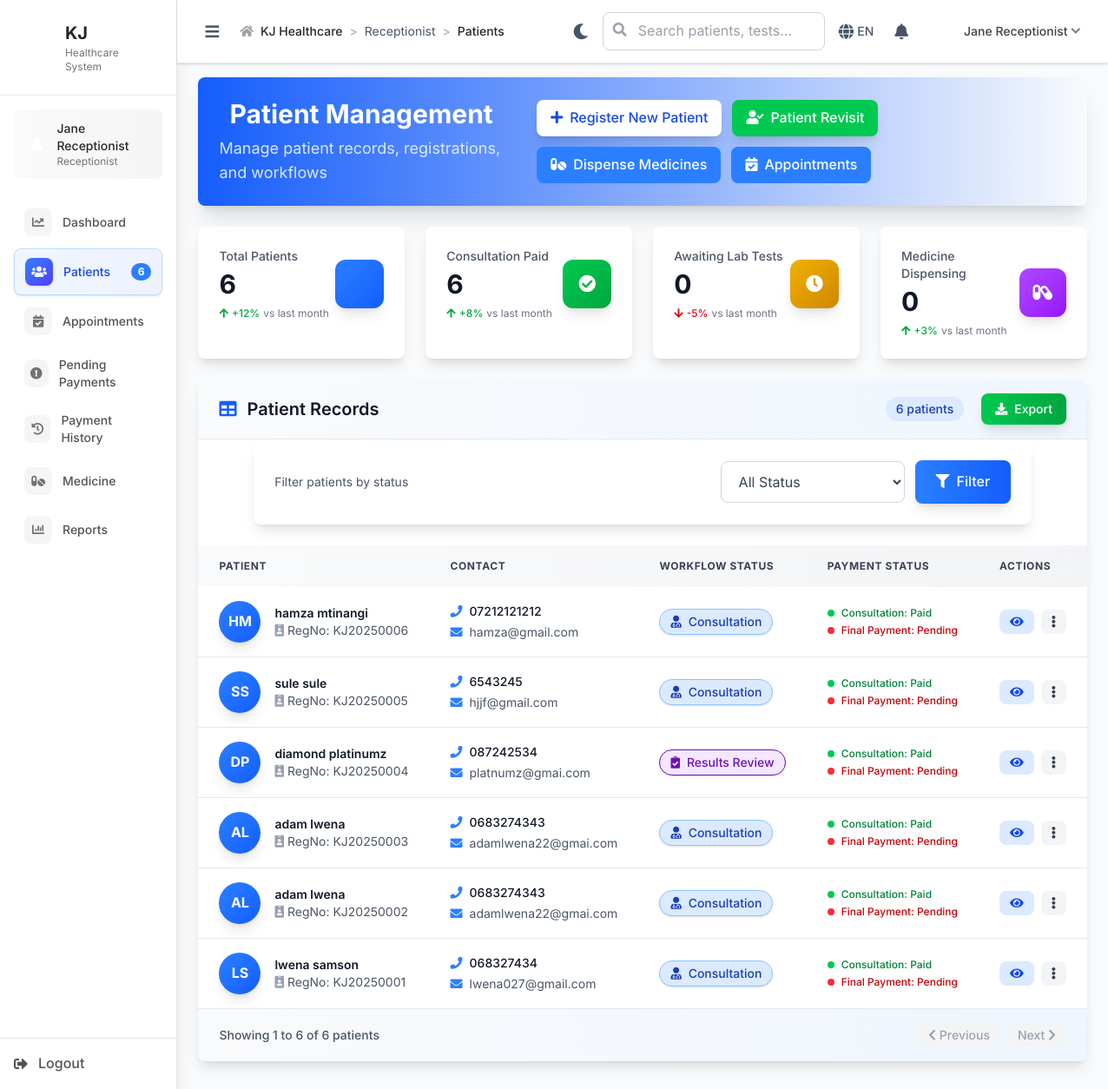
/receptionist/patients (signed in), run on the app's committed database.
### tables this page shows
CREATE TABLE `patients` (
  `id` int(11) NOT NULL,
  `registration_number` varchar(20) NOT NULL,
  `first_name` varchar(50) NOT NULL,
  `last_name` varchar(50) NOT NULL,
  `date_of_birth` date DEFAULT NULL,
  `gender` enum('male','female','other') DEFAULT NULL,
  `phone` varchar(20) DEFAULT NULL,
  `email` varchar(100) DEFAULT NULL,
  `address` text DEFAULT NULL,
  `occupation` varchar(100) DEFAULT NULL,
  `emergency_contact_name` varchar(100) DEFAULT NULL,
  `emergency_contact_phone` varchar(20) DEFAULT NULL,
  `blood_group` varchar(5) DEFAULT NULL COMMENT 'A+, B-, O+, etc',
  `allergies` text DEFAULT NULL COMMENT 'Known allergies',
  `chronic_conditions` text DEFAULT NULL COMMENT 'Diabetes, Hypertension, etc',
  `insurance_company` varchar(100) DEFAULT NULL COMMENT 'Future use',
  `insurance_number` varchar(50) DEFAULT NULL COMMENT 'Future use',
  `created_at` timestamp NOT NULL DEFAULT current_timestamp(),
  `updated_at` timestamp NOT NULL DEFAULT current_timestamp() ON UPDATE current_timestamp()
);

### views/receptionist/patients.php (the view, shortened to what the rows shown need)
<div class="bg-gradient-to-r from-blue-600 via-blue-700 to-indigo-800 rounded-lg shadow-xl p-6 mb-6">
    <div class="flex flex-col md:flex-row md:items-center justify-between gap-4">
        <div class="text-white">
            <h1 class="text-3xl font-bold flex items-center">
                Patient Management
            </h1>
        </div>
    </div>
</div>
<div class="bg-white rounded-lg shadow-lg overflow-hidden">
    <div class="px-6 py-4 border-b border-gray-200 bg-gradient-to-r from-gray-50 to-blue-50">
        <div class="flex items-center justify-between">
            <h2 class="text-xl font-semibold text-gray-900 flex items-center">
                <i class="fas fa-table mr-3 text-blue-600"></i>
                Patient Records
            </h2>
        </div>
    </div>
    <?php if (empty($patients)): ?>
        <div class="p-12 text-center">
            <div class="w-24 h-24 mx-auto mb-6 bg-gradient-to-br from-gray-100 to-gray-200 rounded-full flex items-center justify-center shadow-lg">
                <i class="fas fa-users-medical text-4xl text-gray-400"></i>
            </div>
            <h3 class="text-xl font-semibold text-gray-900 mb-3">No patients registered yet</h3>
            <p class="text-gray-600 mb-8 text-lg">Get started by registering your first patient to begin managing healthcare records</p>
            <a href="/KJ/receptionist/register_patient" class="bg-gradient-to-r from-blue-500 to-blue-600 hover:from-blue-600 hover:to-blue-700 text-white px-6 py-3 rounded-lg font-medium transition-all duration-300 transform hover:scale-105 shadow-lg">
                <i class="fas fa-plus mr-2"></i>Register First Patient
            </a>
        </div>
    <?php else: ?>
        <div class="overflow-x-auto">
            <table class="w-full">
                <thead class="bg-gradient-to-r from-gray-50 to-gray-100">
                    <tr>
                        <th class="px-6 py-4 text-left text-xs font-bold text-gray-700 uppercase tracking-wider">Patient</th>
                        <th class="px-6 py-4 text-left text-xs font-bold text-gray-700 uppercase tracking-wider">Contact</th>
                        <th class="px-6 py-4 text-left text-xs font-bold text-gray-700 uppercase tracking-wider">Workflow Status</th>
                        <th class="px-6 py-4 text-left text-xs font-bold text-gray-700 uppercase tracking-wider">Payment Status</th>
                        <th class="px-6 py-4 text-left text-xs font-bold text-gray-700 uppercase tracking-wider">Actions</th>
                    </tr>
                </thead>
                <tbody class="divide-y divide-gray-200">
                    <?php foreach ($patients as $patient): ?>
                    <tr class="hover:bg-blue-50 transition-all duration-300 cursor-pointer">
                        <td class="px-6 py-4 whitespace-nowrap">
                            <div class="flex items-center">
                                <div class="w-12 h-12 bg-gradient-to-br from-blue-500 to-blue-600 rounded-full flex items-center justify-center text-white font-bold shadow-lg">
                                    <?php echo strtoupper(substr($patient['first_name'], 0, 1) . substr($patient['last_name'], 0, 1)); ?>
                                </div>
                                <div class="ml-4">
                                    <div class="text-sm font-semibold text-gray-900">
                                        <?php echo htmlspecialchars($patient['first_name'] . ' ' . $patient['last_name']); ?>
                                    </div>
                                    <div class="text-sm text-gray-600 flex items-center">
                                        <i class="fas fa-id-badge mr-1 text-gray-400"></i>
                                        RegNo: <?php echo htmlspecialchars($patient['registration_number']); ?>
                                    </div>
                                </div>
                            </div>
                        </td>
                        <td class="px-6 py-4 whitespace-nowrap">
                            <div class="text-sm text-gray-900">
                                <div class="flex items-center mb-1">
                                    <i class="fas fa-phone text-blue-500 mr-2"></i>
                                    <span class="font-medium"><?php echo htmlspecialchars($patient['phone'] ?? 'N/A'); ?></span>
                                </div>
                                <div class="flex items-center">
                                    <i class="fas fa-envelope text-blue-500 mr-2"></i>
                                    <span class="text-gray-600"><?php echo htmlspecialchars($patient['email'] ?? 'N/A'); ?></span>
                                </div>
                            </div>
                        </td>
                        <td class="px-6 py-4 whitespace-nowrap">
                            <?php
                            $statusConfig = [
                                'registration' => ['class' => 'bg-yellow-100 text-yellow-800 border-yellow-300', 'icon' => 'fas fa-clipboard-list', 'text' => 'Registration'],
                                'consultation' => ['class' => 'bg-blue-100 text-blue-800 border-blue-300', 'icon' => 'fas fa-user-md', 'text' => 'Consultation'],
                'consultation_registration' => ['class' => 'bg-blue-100 text-blue-800 border border-blue-300', 'icon' => 'fas fa-user-md', 'text' => 'Consultation'],
                'lab_tests' => ['class' => 'bg-yellow-100 text-yellow-800 border border-yellow-300', 'icon' => 'fas fa-vial', 'text' => 'Lab Tests'],
                'results_review' => ['class' => 'bg-purple-100 text-purple-800 border border-purple-300', 'icon' => 'fas fa-clipboard-check', 'text' => 'Results Review'],
                'medicine_dispensing' => ['class' => 'bg-indigo-100 text-indigo-800 border border-indigo-300', 'icon' => 'fas fa-pills', 'text' => 'Medicine'],
                'completed' => ['class' => 'bg-green-100 text-green-800 border border-green-300', 'icon' => 'fas fa-check-circle', 'text' => 'Completed']
            ];
            $step = $patient['current_step'] ?? 'registration';
            $currentStatus = $statusConfig[$step] ?? $statusConfig['registration'];
            ?>
            <span class="inline-flex items-center px-3 py-1 rounded-full text-sm font-medium <?php echo $currentStatus['class']; ?> shadow-sm">
                <i class="<?php echo $currentStatus['icon']; ?> mr-2"></i>
                <?php echo $currentStatus['text']; ?>
            </span>
        </td>
        <td class="px-6 py-4 whitespace-nowrap">
            <div class="space-y-1">
                <div class="flex items-center text-xs">
                    <span class="w-2 h-2 rounded-full mr-2 <?php echo $patient['consultation_registration_paid'] ? 'bg-green-500' : 'bg-gray-300'; ?>"></span>
                    <span class="<?php echo $patient['consultation_registration_paid'] ? 'text-green-700' : 'text-gray-600'; ?> font-medium">
                        Consultation: <?php echo $patient['consultation_registration_paid'] ? 'Paid' : 'Pending'; ?>
                    </span>
                </div>
                <?php if (isset($patient['final_payment_collected'])): ?>
                <div class="flex items-center text-xs">
                    <span class="w-2 h-2 rounded-full mr-2 <?php echo $patient['final_payment_collected'] ? 'bg-green-500' : 'bg-red-500'; ?>"></span>
                    <span class="<?php echo $patient['final_payment_collected'] ? 'text-green-700' : 'text-red-700'; ?> font-medium">
                        Final Payment: <?php echo $patient['final_payment_collected'] ? 'Collected' : 'Pending'; ?>
                    </span>
                </div>
                <?php endif; ?>
            </div>
        </td>
        <td class="px-6 py-4 whitespace-nowrap">
            <div class="flex items-center gap-2">
                <?php
                $userRole = $_SESSION['role'] ?? '';
                $viewUrl = ($userRole === 'receptionist')
                    ? htmlspecialchars($BASE_PATH) . "/receptionist/view_patient?id=" . $patient['id']
                   : htmlspecialchars($BASE_PATH) . "/receptionist/view_patient?id=" . $patient['id'];
                ?>
                <a href="<?php echo $viewUrl; ?>"
                   class="bg-blue-100 hover:bg-blue-200 text-blue-700 px-3 py-1 rounded-lg text-sm font-medium transition-all duration-300 transform hover:scale-105" title="View Patient">
                    <i class="fas fa-eye"></i>
                </a>
                <div class="relative inline-block">
                    <button class="bg-gray-100 hover:bg-gray-200 text-gray-700 px-3 py-1 rounded-lg text-sm font-medium transition-all duration-300" onclick="toggleDropdown('actions-<?php echo $patient['id']; ?>')">
                        <i class="fas fa-ellipsis-v"></i>
                    </button>
                </div>
            </div>
        </td>
    </tr>
    <?php endforeach; ?>
</tbody>
</table>
</div>
<?php endif; ?>
</div>

### data on the page
patients: first_name+last_name "HM", first_name+last_name "hamza mtinangi", registration_number "KJ20250006", phone "07212121212", email "hamza@gmail.com", text "Consultation"
patients: first_name+last_name "SS", first_name+last_name "sule sule", registration_number "KJ20250005", phone "6543245", email "hjjf@gmail.com", text "Consultation"
patients: first_name+last_name "DP", first_name+last_name "diamond platinumz", registration_number "KJ20250004", phone "087242534", email "platnumz@gmai.com", text "Results Review"
patients: first_name+last_name "AL", first_name+last_name "adam lwena", registration_number "KJ20250003", phone "0683274343", email "adamlwena22@gmai.com", text "Consultation"
patients: first_name+last_name "AL", first_name+last_name "adam lwena", registration_number "KJ20250002", phone "0683274343", email "adamlwena22@gmai.com", text "Consultation"
patients: first_name+last_name "LS", first_name+last_name "lwena samson", registration_number "KJ20250001", phone "068327434", email "lwena027@gmail.com", text "Consultation"

### other printed values
$_ENV['APP_NAME'] "KJ"
$_SESSION['user_name'] "Jane Receptionist"
$role "Receptionist"
$item['text'] "Dashboard"
$item['text'] "Patients"
$badge "6"
$item['text'] "Appointments"
$item['text'] "Pending Payments"
$item['text'] "Payment History"
$item['text'] "Medicine"
$item['text'] "Reports"
$crumb['text'] "Receptionist"
$crumb['text'] "Patients"
$card['label'] "Total Patients"
$card['count'] "6"
